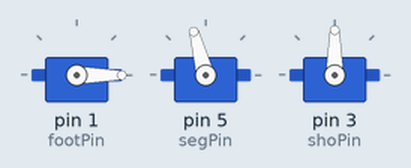
This sketch was run on a simulated Arduino Uno, built with avr-gcc and run on an emulated ATmega328P. Parts: 3 × servo.

Above: at 0.05 s.
At 0.3 s:
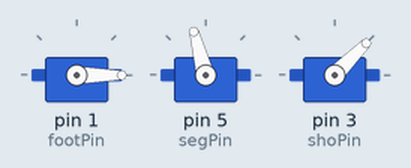
At 0.55 s:
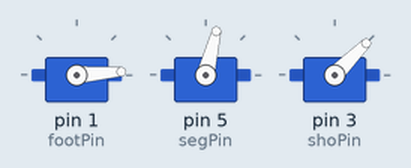
At 1.05 s:
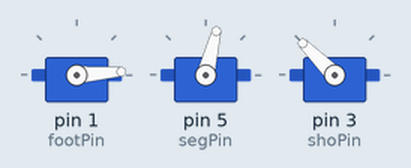
Timing chart, 0 to 3.0 s (numbered marks = the images above):
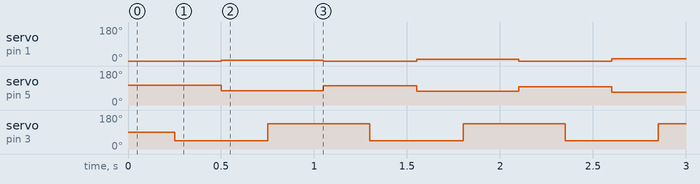

Measured:
- by itself, servo on pin 3 (shoPin): alternates 135° for 0.55 s and 45° for 0.50 s

The sketch:

Cycle_Height_Walk_Single_Leg.ino
```cpp
#include <Servo.h>

Servo foot;
Servo seg;
Servo sho;

const int footPin = 1;
const int segPin = 5;
const int shoPin = 3;

const int footStand = 60;
const int footLift = 40;
const int segStand = 20;
const int segLift = 45;
const int shoRest = 90;
const int shoForward = 45;
const int shoBack = 135;

int height = 0;
int footPos = 0;
int segPos = 0;
int shoPos = 0;

//Max Hex Height
//foot = 80
//segment = 0

//Min Hex Height
//foot = 0
//segment = 80

void setup() {
  foot.attach(footPin); //lower pos = 0; middle pos = 115; upper pos = 180
  seg.attach(segPin); //lower pos = 0; middle pos = 45; upper pos = 180
  sho.attach(shoPin); //left pos = 180; middle pos = 90; right pos = 0
}

void loop() {
  //Stand (initial)
  foot.write(0);
  footPos = 0;
  seg.write(80);
  segPos = 80;
  sho.write(shoRest);
  shoPos = shoRest;

  while(1){
    for(height = 0; height <= 20; height += 1){
      foot.write(footPos-20);
      seg.write(segPos+25);
      delay(250);
      sho.write(shoForward);
      delay(250);
      foot.write(footPos+=4);
      seg.write(segPos-=4);
      delay(250);
      sho.write(shoBack);
      delay(300);
    }
    for(height = 20; height >= 0; height -= 1){
      foot.write(footPos-20);
      seg.write(segPos+25);
      delay(250);
      sho.write(shoForward);
      delay(250);
      foot.write(footPos-=4);
      seg.write(segPos+=4);
      delay(250);
      sho.write(shoBack);
      delay(300);
    }
  }
}
```
